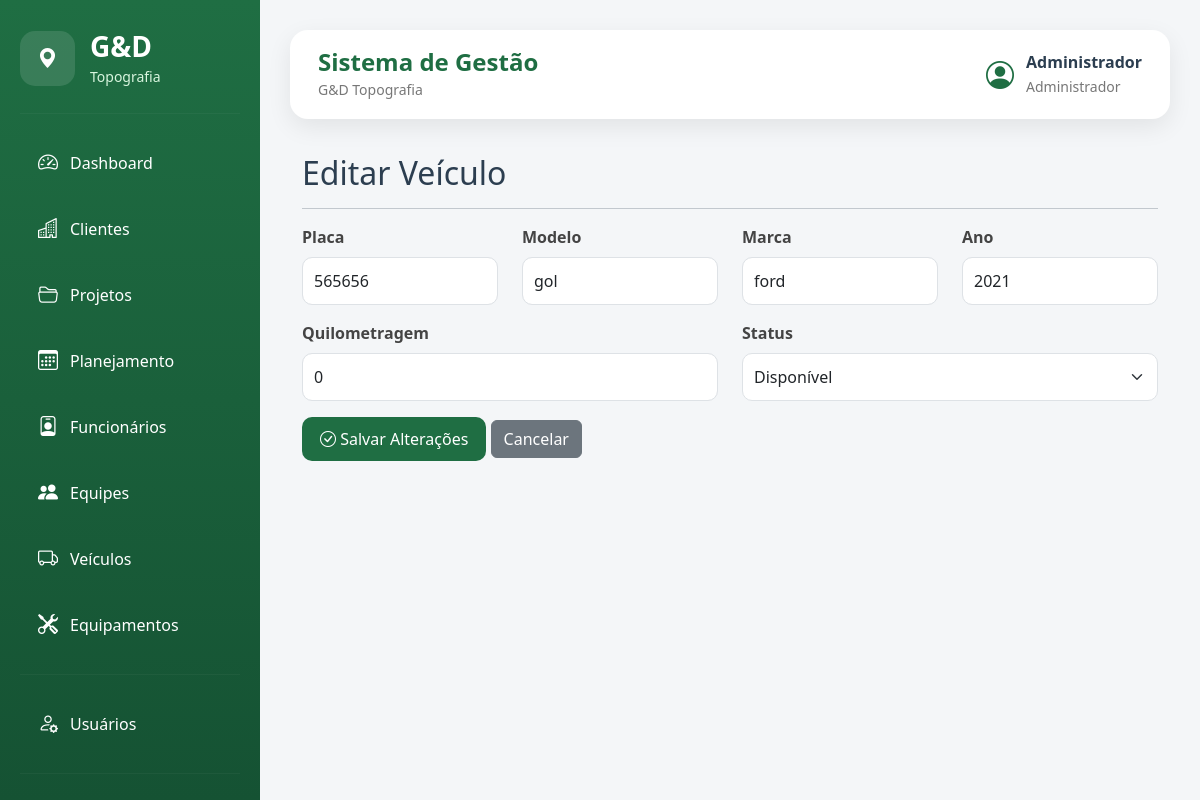
The page /veiculos/editar/2 (signed in) on the database its author committed.
### models/usuario.py (models this page shows, shortened)
class Usuario(UserMixin, db.Model):
    __tablename__ = "usuarios"
    id = db.Column(db.Integer, primary_key=True)
    nome = db.Column(db.String(100), nullable=False)
    email = db.Column(db.String(120), unique=True, nullable=False)
    senha = db.Column(db.String(255), nullable=False)
    perfil = db.Column(
        db.String(50),
        nullable=False,
        default="Administrador"
    )
    ativo = db.Column(
        db.Boolean,
        nullable=False,
        default=True
    )
    data_criacao = db.Column(
        db.DateTime,
        default=datetime.utcnow
    )
    ultimo_login = db.Column(
        db.DateTime,
        nullable=True
    )
    ultimo_acesso = db.Column(
        db.DateTime,
        nullable=True
    )
    foto = db.Column(
        db.String(255),
        nullable=True
    )
    telefone = db.Column(
        db.String(20),
        nullable=True
    )
    observacoes = db.Column(
        db.Text,
        nullable=True
    )

### models/veiculo.py (models this page shows)
class Veiculo(db.Model):
    __tablename__ = "veiculos"
    id = db.Column(db.Integer, primary_key=True)
    placa = db.Column(db.String(10), unique=True, nullable=False)
    modelo = db.Column(db.String(100), nullable=False)
    marca = db.Column(db.String(100))
    ano = db.Column(db.Integer)
    quilometragem = db.Column(db.Integer, default=0)
    status = db.Column(
        db.String(30),
        default="Disponível"
    )

### routes/veiculos.py (the view, shortened to what this page needs)
@veiculos.route("/veiculos/editar/<int:id>", methods=["GET", "POST"])
@login_required
def editar_veiculo(id):
    veiculo = Veiculo.query.get_or_404(id)
    return render_template(
        "editar_veiculo.html",
        veiculo=veiculo
    )

### app.py (called while the page is built)
@app.context_processor
def inject_csrf_token():
    return dict(csrf_token=generate_csrf)

@login_manager.user_loader
def load_user(user_id):
    return Usuario.query.get(int(user_id))

### templates/editar_veiculo.html (shortened to what this page needs)
{% extends "layout/base.html" %}
{% block content %}
<div class="container-fluid">
    <h2>Editar Veículo</h2>
    <hr>
    <form action="/veiculos/editar/{{ veiculo.id }}" method="POST">
        <div class="row">
            <div class="col-md-3 mb-3">
                <label class="form-label">Placa</label>
                <input
                    type="text"
                    class="form-control"
                    name="placa"
                    value="{{ veiculo.placa }}"
                    required>
            </div>
            <div class="col-md-3 mb-3">
                <label class="form-label">Modelo</label>
                <input
                    type="text"
                    class="form-control"
                    name="modelo"
                    value="{{ veiculo.modelo }}"
                    required>
            </div>
            <div class="col-md-3 mb-3">
                <label class="form-label">Marca</label>
                <input
                    type="text"
                    class="form-control"
                    name="marca"
                    value="{{ veiculo.marca }}">
            </div>
            <div class="col-md-3 mb-3">
                <label class="form-label">Ano</label>
                <input
                    type="number"
                    class="form-control"
                    name="ano"
                    value="{{ veiculo.ano }}">
            </div>
            <div class="col-md-6 mb-3">
                <label class="form-label">Quilometragem</label>
                <input
                    type="number"
                    class="form-control"
                    name="quilometragem"
                    value="{{ veiculo.quilometragem }}">
            </div>
            <div class="col-md-6 mb-3">
                <label class="form-label">Status</label>
                <select class="form-select" name="status">
                    <option {% if veiculo.status == "Disponível" %}selected{% endif %}>
                        Disponível
                    </option>
                </select>
            </div>
        </div>
        <button class="btn btn-success">
            <i class="bi bi-check-circle"></i>
            Salvar Alterações
        </button>
        <a href="/veiculos" class="btn btn-secondary">
            Cancelar
        </a>
    </form>
</div>
{% endblock %}

### templates/layout/base.html (shortened to what this page needs)
<!DOCTYPE html>
<html lang="pt-BR">
<head>
    <link href="https://cdn.jsdelivr.net/npm/bootstrap@5.3.3/dist/css/bootstrap.min.css" rel="stylesheet">
    <link href="https://cdn.jsdelivr.net/npm/bootstrap-icons@1.11.3/font/bootstrap-icons.css" rel="stylesheet">
    <link rel="stylesheet" href="{{ url_for('static', filename='css/style.css') }}">
</head>
<body>
    <div class="sidebar">
        <div class="logo">
            <div class="logo-icon">
                <i class="bi bi-geo-alt-fill"></i>
            </div>
            <div>
                <h3>G&D</h3>
                <small>Topografia</small>
            </div>
        </div>
        <hr>
        <a href="{{ url_for('dashboard.inicio') }}">
            <i class="bi bi-speedometer2"></i>
            <span>Dashboard</span>
        </a>
        <a href="{{ url_for('clientes.listar_clientes') }}">
            <i class="bi bi-buildings"></i>
            <span>Clientes</span>
        </a>
        <a href="{{ url_for('projetos.listar_projetos') }}">
            <i class="bi bi-folder2-open"></i>
            <span>Projetos</span>
        </a>
        <a href="{{ url_for('planejamento.listar_planejamento') }}">
            <i class="bi bi-calendar3"></i>
            <span>Planejamento</span>
        </a>
        <a href="{{ url_for('funcionarios.listar_funcionarios') }}">
            <i class="bi bi-person-badge"></i>
            <span>Funcionários</span>
        </a>
        <a href="{{ url_for('equipes.listar_equipes') }}">
            <i class="bi bi-people-fill"></i>
            <span>Equipes</span>
        </a>
        <a href="{{ url_for('veiculos.listar_veiculos') }}">
            <i class="bi bi-truck"></i>
            <span>Veículos</span>
        </a>
        <a href="{{ url_for('equipamentos.listar_equipamentos') }}">
            <i class="bi bi-tools"></i>
            <span>Equipamentos</span>
        </a>
        <hr>
        <a href="{{ url_for('usuarios.listar_usuarios') }}">
            <i class="bi bi-person-gear"></i>
            <span>Usuários</span>
        </a>
        <hr>
        <a href="{{ url_for('auth.logout') }}">
        </a>
    </div>
    <div class="conteudo">
        <div class="topbar">
            <div>
                <h4>Sistema de Gestão</h4>
                <small>G&D Topografia</small>
            </div>
            <div class="topbar-right">
                <div class="usuario">
                    <i class="bi bi-person-circle fs-3"></i>
                    <div>
                        <strong>
                            {{ current_user.nome }}
                        </strong>
                        <small>
                            {{ current_user.perfil }}
                        </small>
                    </div>
                </div>
            </div>
        </div>
        {% block content %}
        {% endblock %}
    </div>
</body>
</html>

### static/css/style.css (style rules this page uses)
:root { --verde-principal:#1F6E43; --verde-secundario:#2E8B57; --verde-escuro:#155233; --cinza-claro:#F4F6F8; --cinza:#D8DEE4; --texto:#2C3E50; --branco:#FFFFFF; --sombra:0 8px 25px rgba(0,0,0,.08); --radius:18px; }
* { margin:0; padding:0; box-sizing:border-box; }
body { background:var(--cinza-claro); font-family:"Segoe UI",Tahoma,Geneva,Verdana,sans-serif; color:var(--texto); overflow-x:hidden; }
.sidebar { position:fixed; top:0; left:0; width:260px; height:100vh; background:linear-gradient( 180deg, var(--verde-principal), var(--verde-escuro) ); color:white; padding:30px 20px; overflow-y:auto; overflow-x:hidden; z-index:1000; }
.logo { display:flex; align-items:center; gap:15px; margin-bottom:25px; }
.logo-icon { width:55px; height:55px; border-radius:15px; background:rgba(255,255,255,.12); display:flex; align-items:center; justify-content:center; font-size:28px; }
.logo h3 { margin:0; font-weight:700; }
.logo small { color:#d9f6df; }
.sidebar hr { border-color:rgba(255,255,255,.15); margin:20px 0; }
.sidebar a { display:flex; align-items:center; gap:12px; color:white; text-decoration:none; padding:14px 18px; border-radius:12px; margin-bottom:8px; transition:.25s; }
.sidebar i { font-size:20px; }
.conteudo { margin-left:260px; width:calc(100% - 260px); min-height:100vh; padding:30px; }
.topbar { background:white; border-radius:18px; padding:18px 28px; display:flex; justify-content:space-between; align-items:center; margin-bottom:35px; box-shadow:var(--sombra); }
.topbar h4 { margin:0; color:var(--verde-principal); font-weight:700; }
.topbar small { color:#777; }
.topbar-right { display:flex; align-items:center; gap:20px; }
.usuario { display:flex; align-items:center; gap:12px; }
.usuario i { color:var(--verde-principal); }
.usuario strong { display:block; }
.usuario small { color:#777; }
.btn-success { background:var(--verde-principal); border:none; border-radius:10px; padding:10px 18px; }
.form-control, .form-select { border-radius:10px; padding:11px; }
.form-label { font-weight:600; color:#444; }

### rows shown on the page
Usuario: nome "Administrador", perfil "Administrador"
Veiculo: placa "565656", modelo "gol", marca "ford", ano "2021", quilometragem "0", status "Disponível"
